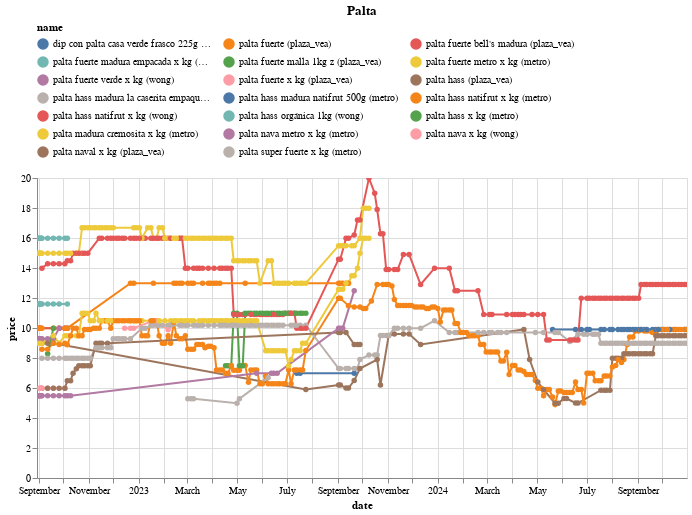

The notebook cell this image was saved under:
### Code cell
(df
 .loc[df.name.isin(names)]
 .pipe(alt.Chart)
 .mark_line(point=True)
 .encode(x='date', y='price', color='name', tooltip=['name','price'])
 .properties(width=650, title='Palta')
 .interactive()
 .configure_legend(orient='top', columns=3)
)

### Figure 1 — Vega-Lite specification as saved in the notebook (floating-point values rounded to 4 significant figures; data arrays with more than 128 entries replaced by an {"elided": "..."} marker saying what was removed)
{"config": {"view": {"continuousWidth": 300, "continuousHeight": 300}, "legend": {"columns": 3, "orient": "top"}}, "data": {"name": "data-19fbfb1bfa7151045a8a3e5ae9598ae6"}, "mark": {"type": "line", "point": true}, "encoding": {"color": {"field": "name", "type": "nominal"}, "tooltip": [{"field": "name", "type": "nominal"}, {"field": "price", "type": "quantitative"}], "x": {"field": "date", "type": "temporal"}, "y": {"field": "price", "type": "quantitative"}}, "params": [{"name": "param_14", "select": {"type": "interval", "encodings": ["x", "y"]}, "bind": "scales"}], "title": "Palta", "width": 650, "$schema": "https://vega.github.io/schema/vega-lite/v5.20.1.json", "datasets": {"data-19fbfb1bfa7151045a8a3e5ae9598ae6": {"elided": "943 records"}}}
